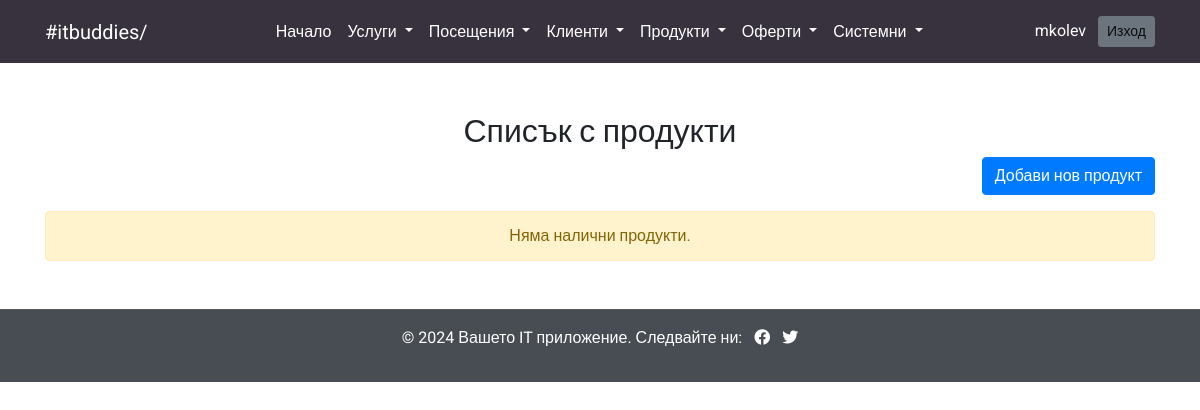
Page /products/list (signed in) on the earlier database version.
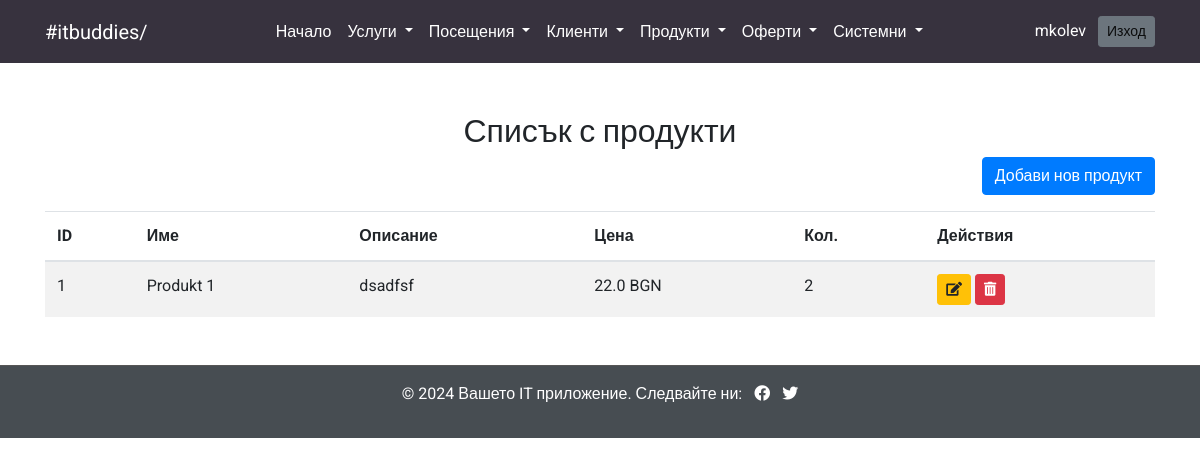
Same page on the later database version.
### models.py (models this page shows, shortened)
class Product(db.Model):
    __tablename__ = 'products'
    id = db.Column(db.Integer, primary_key=True)
    name = db.Column(db.String(100), nullable=False)
    description = db.Column(db.Text, nullable=True)
    price = db.Column(db.Float, nullable=False)
    quantity = db.Column(db.Integer, nullable=False, default=0)
    created_at = db.Column(db.DateTime, default=db.func.current_timestamp())
    updated_at = db.Column(db.DateTime, default=db.func.current_timestamp(), onupdate=db.func.current_timestamp())

### routes/products.py (the view)
@products_bp.route('/list')
@login_required
def list_products():
    products = Product.query.all()
    return render_template('list_products.html', products=products)

### app.py (called while the page is built)
@login_manager.user_loader
def load_user(user_id):
    return User.query.get(int(user_id))

### templates/list_products.html (shortened to what this page needs)
{% include 'header.html' %}
{% include 'navbar.html' %}
<main class="container my-5">
    <h2 class="text-center">Списък с продукти</h2>
    <div class="text-right mb-3">
        <a href="{{ url_for('products.add_product') }}" class="btn btn-primary">Добави нов продукт</a>
    </div>
    {% if products %}
    <table class="table table-striped">
        <thead>
            <tr>
                <th>ID</th>
                <th>Име</th>
                <th>Описание</th>
                <th>Цена</th>
                <th>Кол.</th>
                <th>Действия</th>
            </tr>
        </thead>
        <tbody>
            {% for product in products %}
            <tr>
                <td>{{ product.id }}</td>
                <td>{{ product.name }}</td>
                <td>{{ product.description }}</td>
                <td>{{ product.price }} BGN</td>
                <td>{{ product.quantity }}</td>
                <td>
                    <a href="{{ url_for('products.edit_product', product_id=product.id) }}" class="btn btn-warning btn-sm" title="Редактирай">
                        <i class="fas fa-edit"></i>
                    </a>
                    {% if current_user.role == 'admin' %}
                    <button class="btn btn-danger btn-sm" data-toggle="modal" data-target="#deleteModal{{ product.id }}" title="Изтрий">
                        <i class="fas fa-trash-alt"></i>
                    </button>
                    {% endif %}
                </td>
            </tr>
            {% endfor %}
        </tbody>
    </table>
    {% else %}
    <div class="alert alert-warning text-center">Няма налични продукти.</div>
    {% endif %}
</main>
{% include 'footer.html' %}

Differences in the rows shown:
added Product: id "1", name "Produkt 1", description "dsadfsf", price "22.0", quantity "2"
Other differences:
text no longer shown: "Няма налични продукти."
text now shown: "ID Име Описание Цена Кол. Действия"
